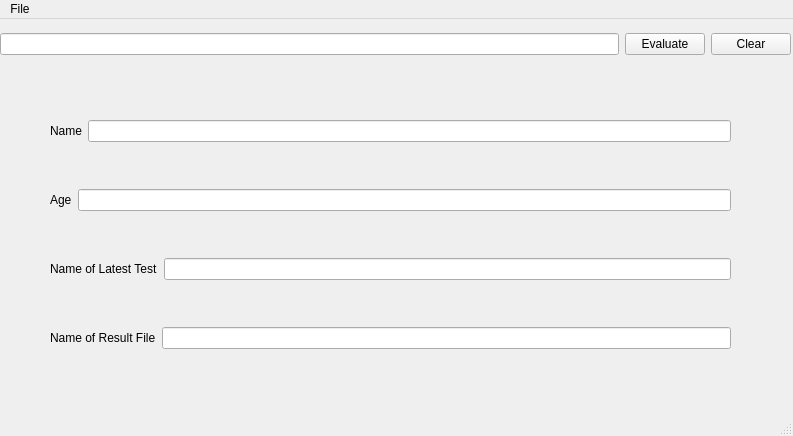
<?xml version="1.0" encoding="UTF-8"?>
<ui version="4.0">
 <class>MainWindow</class>
 <widget class="QMainWindow" name="MainWindow">
  <property name="geometry">
   <rect>
    <x>0</x>
    <y>0</y>
    <width>793</width>
    <height>436</height>
   </rect>
  </property>
  <property name="maximumSize">
   <size>
    <width>793</width>
    <height>436</height>
   </size>
  </property>
  <property name="windowTitle">
   <string>Amarene</string>
  </property>
  <widget class="QWidget" name="centralwidget">
   <widget class="QWidget" name="horizontalLayoutWidget">
    <property name="geometry">
     <rect>
      <x>0</x>
      <y>0</y>
      <width>791</width>
      <height>51</height>
     </rect>
    </property>
    <layout class="QHBoxLayout" name="horizontalLayout">
     <item>
      <widget class="QLineEdit" name="line"/>
     </item>
     <item>
      <widget class="QPushButton" name="evalbutton">
       <property name="text">
        <string>Evaluate</string>
       </property>
      </widget>
     </item>
     <item>
      <widget class="QPushButton" name="clearbutton">
       <property name="text">
        <string>Clear</string>
       </property>
      </widget>
     </item>
    </layout>
   </widget>
   <widget class="QWidget" name="layoutWidget">
    <property name="geometry">
     <rect>
      <x>50</x>
      <y>60</y>
      <width>681</width>
      <height>311</height>
     </rect>
    </property>
    <layout class="QVBoxLayout" name="verticalLayout">
     <item>
      <layout class="QHBoxLayout" name="horizontalLayout_6">
       <item>
        <widget class="QLabel" name="label_5">
         <property name="text">
          <string>Name</string>
         </property>
        </widget>
       </item>
       <item>
        <widget class="QLineEdit" name="namebox">
         <property name="enabled">
          <bool>true</bool>
         </property>
         <property name="focusPolicy">
          <enum>Qt::NoFocus</enum>
         </property>
        </widget>
       </item>
      </layout>
     </item>
     <item>
      <layout class="QHBoxLayout" name="horizontalLayout_5">
       <item>
        <widget class="QLabel" name="label_4">
         <property name="text">
          <string>Age</string>
         </property>
        </widget>
       </item>
       <item>
        <widget class="QLineEdit" name="agebox">
         <property name="enabled">
          <bool>true</bool>
         </property>
         <property name="focusPolicy">
          <enum>Qt::NoFocus</enum>
         </property>
        </widget>
       </item>
      </layout>
     </item>
     <item>
      <layout class="QHBoxLayout" name="horizontalLayout_3">
       <item>
        <widget class="QLabel" name="label_2">
         <property name="text">
          <string>Name of Latest Test</string>
         </property>
        </widget>
       </item>
       <item>
        <widget class="QLineEdit" name="latesttestbox">
         <property name="enabled">
          <bool>true</bool>
         </property>
         <property name="focusPolicy">
          <enum>Qt::NoFocus</enum>
         </property>
        </widget>
       </item>
      </layout>
     </item>
     <item>
      <layout class="QHBoxLayout" name="horizontalLayout_4">
       <item>
        <widget class="QLabel" name="label_3">
         <property name="text">
          <string>Name of Result File</string>
         </property>
        </widget>
       </item>
       <item>
        <widget class="QLineEdit" name="resultfilebox">
         <property name="enabled">
          <bool>true</bool>
         </property>
         <property name="focusPolicy">
          <enum>Qt::NoFocus</enum>
         </property>
        </widget>
       </item>
      </layout>
     </item>
    </layout>
   </widget>
   <zorder>layoutWidget</zorder>
   <zorder>horizontalLayoutWidget</zorder>
  </widget>
  <widget class="QMenuBar" name="menubar">
   <property name="geometry">
    <rect>
     <x>0</x>
     <y>0</y>
     <width>793</width>
     <height>23</height>
    </rect>
   </property>
   <widget class="QMenu" name="menuFile">
    <property name="title">
     <string>File</string>
    </property>
    <addaction name="actionQuit"/>
   </widget>
   <addaction name="menuFile"/>
  </widget>
  <widget class="QStatusBar" name="statusbar"/>
  <action name="actionQuit">
   <property name="text">
    <string>Quit</string>
   </property>
  </action>
 </widget>
 <resources/>
 <connections/>
</ui>
